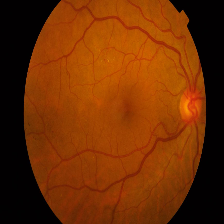
#> input picture Training/Mild/086d41d17da8.png, 224 x 224 px; its folder holds only this picture in this run
$ python Preprocessing.py
#> lines starting #> are read from the running program, lines starting #| are printed output that depends on the picture
import os
import cv2

PROJECT_DIR = os.path.dirname(
    os.path.dirname(os.path.abspath(__file__))
)

DATASET_DIR = os.path.join(PROJECT_DIR, "Training")
OUTPUT_DIR = os.path.join(PROJECT_DIR, "Processed Dataset")

# Dataset subfolders
CLASSES = [
    "Mild",
    "Moderate",
    "No_DR",
    "Proliferate_DR",
    "Severe"
]

# Image preprocessing steps for feature extraction
def preprocess_retina(image_path):

    # 1. load img
#> called with image_path = 'Training/Mild/086d41d17da8.png'
    image = cv2.imread(image_path)
#> image is the input picture: shape (224, 224, 3); mean B, G, R 2.7, 46.5, 111

    # 2. resize image
    image = cv2.resize(image, (512, 512))
#> image: shape (512, 512, 3)

    # 3. extract green channel
    green = image[:, :, 1]
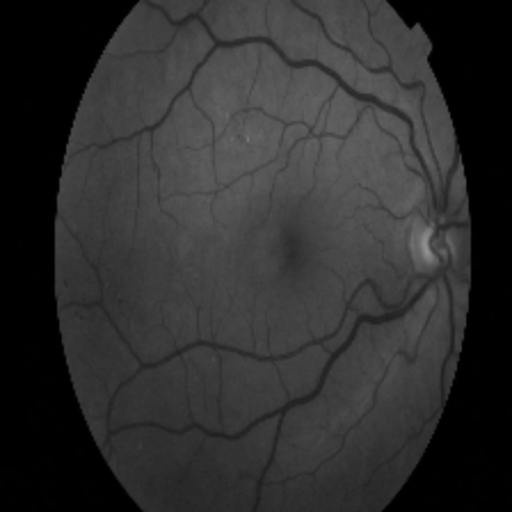
#> green: shape (512, 512); min 0, max 147, mean 46.4

    # 4. smooth the img using a Gaussian filter (adjust size?)
    blurred = cv2.GaussianBlur(
        green,
        (5, 5),
        1.0
    )

    # 5. apply CLAHE
    clahe = cv2.createCLAHE(
        clipLimit=2.0,
        tileGridSize=(8, 8)
    )

    enhanced = clahe.apply(blurred)
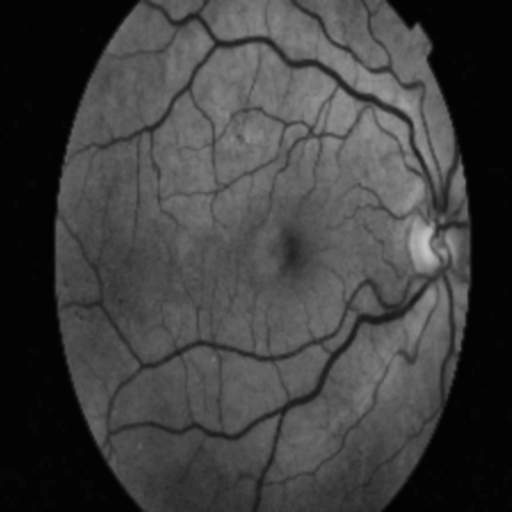
#> enhanced: shape (512, 512); min 2, max 197, mean 63.3

    return enhanced


# driver
def main():

    total_processed = 0

    print("Starting retinal image preprocessing...\n")

    # create output directory
    os.makedirs(OUTPUT_DIR, exist_ok=True)

    # start processing each severity folder
    for class_name in CLASSES:

        input_folder = os.path.join(
            DATASET_DIR, class_name
        )

        output_folder = os.path.join(
            OUTPUT_DIR, class_name
        )

        # create corresponding output folder
        os.makedirs(output_folder, exist_ok=True)

        print(f"Processing: {class_name}")

        # Iterate through each image in the current severity folder and preprocess each image
        # output each img into its corresponding Severity folder in the new Dataset folder: "Processed Dataset"
        for filename in os.listdir(input_folder):

            input_path = os.path.join(
                input_folder, filename
            )

            output_path = os.path.join(
                output_folder, filename
            )

            # preprocess the image
            processed_image = preprocess_retina(
                input_path
            )

            # save the processed image
            cv2.imwrite(
                output_path,
                processed_image
            )

            total_processed += 1

        print(f"Finished: {class_name}\n")
#> pass 2 of the loop in main, `for class_name in CLASSES:`:
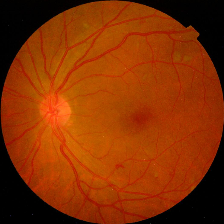
#> input picture Training/Moderate/03676c71ed1b.png, 224 x 224 px
#> in preprocess_retina, image is the input picture: shape (224, 224, 3); mean B, G, R 1.6, 48.4, 132.8
#> image: shape (512, 512, 3)
#> in preprocess_retina (call 2), `green = image[:, :, 1]`:
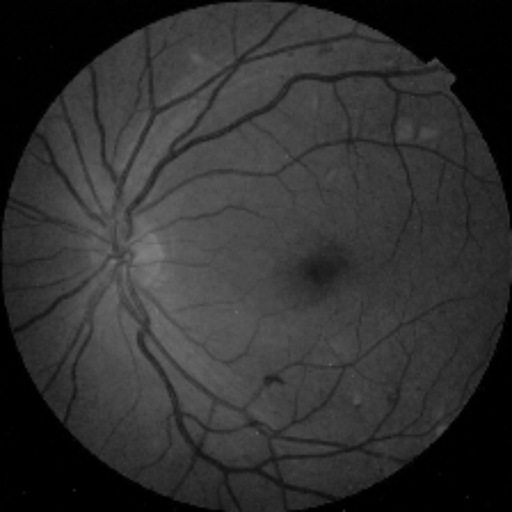
#> green: shape (512, 512); min 0, max 125, mean 48.3
#> in preprocess_retina (call 2), `enhanced = clahe.apply(blurred)`:
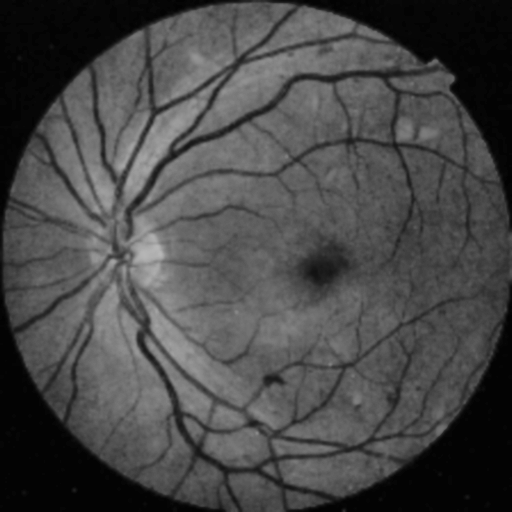
#> enhanced: shape (512, 512); min 2, max 183, mean 71.9

    # summary
    print("-----------------------------------")
    print("Preprocessing complete!")
    print(f"Images processed: {total_processed}")
    print(f"Output directory: {OUTPUT_DIR}")
    print("-----------------------------------")


if __name__ == "__main__":
#> (the run stopped early here; a loop or call above may not have finished)
